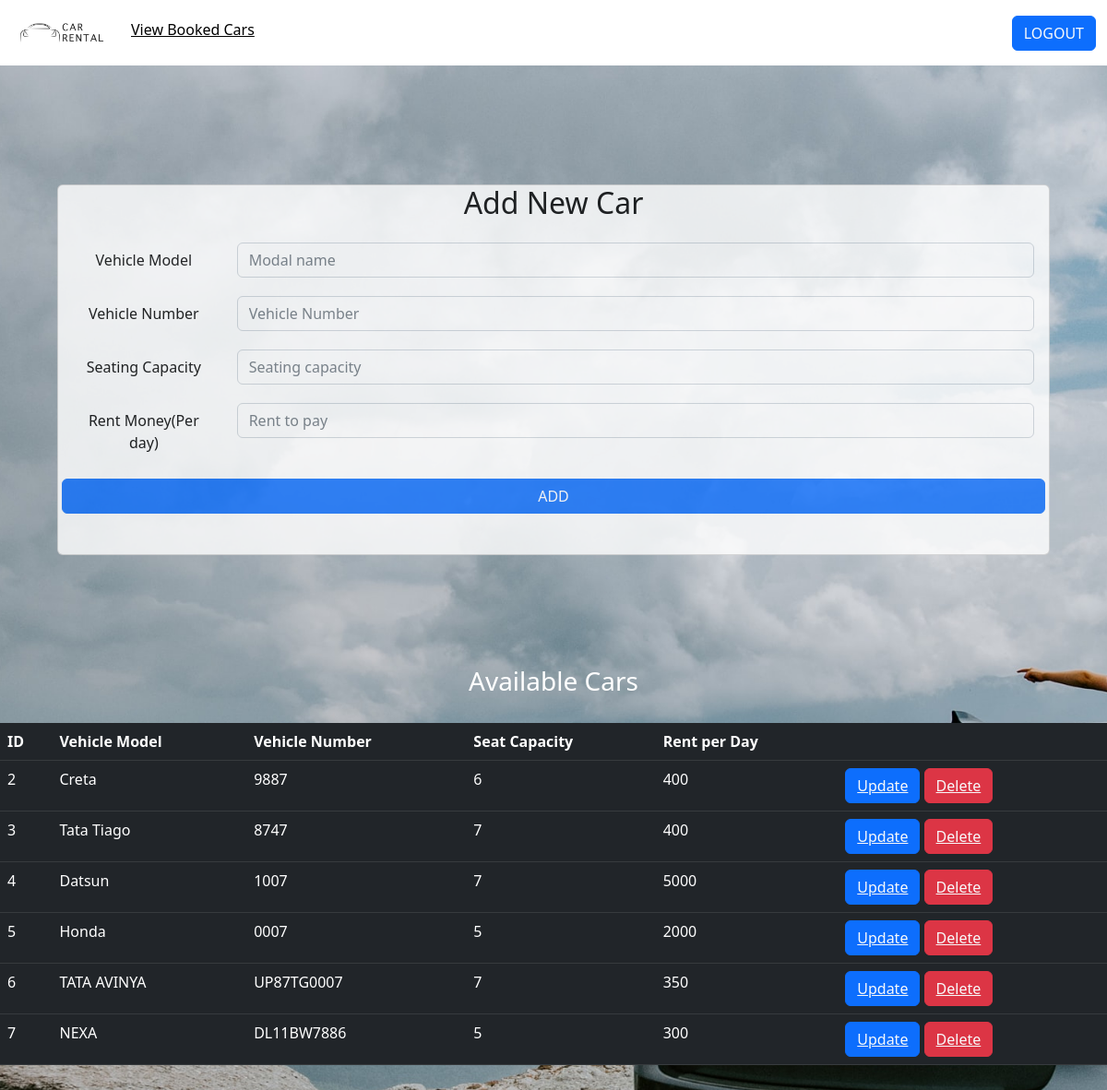
Page /agency/addNewCars.php on the committed database.
### tables this page shows
CREATE TABLE `cars` (
  `slno` int(100) NOT NULL,
  `model` varchar(100) NOT NULL,
  `number` varchar(10) NOT NULL,
  `seat` int(100) NOT NULL,
  `rent` int(100) NOT NULL
);

### agency/addNewCars.php (the view, shortened to what this page needs)
<!DOCTYPE html>
<html lang="en">
<head>
    <link rel="stylesheet" href="agency.css">
    <link href="https://cdn.jsdelivr.net/npm/bootstrap@5.2.0/dist/css/bootstrap.min.css" rel="stylesheet">
</head>
<body class="body">
    <nav class="navbar fixed-top navbar-expand-md">
        <div class="container-fluid">
            <ul class="navbar-nav">
                <li class="nav-item" style="margin-right: 20px ;">
                <a href="../index.php"> <img src="../images/logo.jpg" class="logo" width="110px"></img></a>
                </li>
                <li class="nav-item" style="margin-top: 12px;">
                    <a href="viewBookedCars.php" style="color: #000000; font-size:medium;">View Booked Cars</a>
                </li>
            </ul>
            <a class="text-light btn btn-primary" style="margin-left:20px;" href="../index.php">LOGOUT</a>
        </div>
    </nav>
    <div class="mainContainer">
        <div class="container" style="width: 1100px ; padding-top:100px;">
            <div class="card text-center"style="width: 1100px ;">
                <h2 class="card-title">Add New Car</h2>
                <div class="card-body">
                    <form method="POST">
                        <div class="form-group row">
                            <label for="model" class="col-sm-2 col-form-label">Vehicle Model</label>
                            <div class="col-sm-10">
                                <input type="text" class="form-control" id="model" placeholder="Modal name" name="model" required>
                            </div>
                        </div>
                        <div class="form-group row">
                            <label for="number" class="col-sm-2 col-form-label">Vehicle Number</label>
                            <div class="col-sm-10">
                                <input type="text" class="form-control" id="number" placeholder="Vehicle Number" name="number" required>
                            </div>
                        </div>
                        <div class="form-group row">
                            <label for="seat" class="col-sm-2 col-form-label">Seating Capacity</label>
                            <div class="col-sm-10">
                                <input type="seat" class="form-control" id="seat" placeholder="Seating capacity" name="seat" required>
                            </div>
                        </div>
                        <div class="form-group row">
                            <label for="rent" class="col-sm-2 col-form-label">Rent Money(Per day)</label>
                            <div class="col-sm-10">
                                <input type="rent" class="form-control" id="rent" placeholder="Rent to pay" name="rent" required>
                            </div>
                        </div>
                        <div class="row mb-2 text-center">
                            <button type="submit" class="btn btn-primary">ADD</button>
                        </div>
                    </form>
                </div>
            </div>
        </div>
        <div class="container2 " style="padding-bottom: 500px;">
            <h3 class="text-center" style="padding:20px; color:white">Available Cars </h3>
            <table class="table table-dark">
                <thead class="thead-dark">
                    <tr>
                        <th scope="col">ID</th>
                        <th scope="col">Vehicle Model</th>
                        <th scope="col">Vehicle Number</th>
                        <th scope="col">Seat Capacity</th>
                        <th scope="col">Rent per Day</th>
                        <th scope="col"></th>
                    </tr>
                </thead>
                <tbody>
                    <?php
                    include '../connection.php';
                    $sqlForView = "SELECT * FROM cars";
                    $result2 = mysqli_query($conn, $sqlForView);
                    while ($row = mysqli_fetch_assoc($result2)) {
                        echo ' <tr>
                        <td>' . $row["slno"] . '</td>
                <td>' . $row["model"] . '</td>
                <td>' . $row["number"] . '</td>
                <td>' . $row["seat"] . '</td>
                <td>' . $row["rent"] . '</td>
                <td><button class="btn btn-primary"><a href="update.php?updateId=' . $row["slno"] . ' " class="text-light">Update</a> </button>
                <button class="btn btn-danger"><a href="delete.php?deleteId=' . $row["slno"] . '" class="text-light">Delete</a>  </button></td>
                    </tr>';
                    }
                    ?>
                </tbody>
            </table>
        </div>
    </div>
</body>
</html>

### agency/agency.css (style rules this page uses)
.navbar { background-color: #ffffff; }
.body { background-image: url("../images/homebg.jpg"); background-size: cover; background-attachment: fixed; background-position: center; background-color: #000000; }
.container { display: flex; color: #000000; opacity: .8; margin-top: 100px; }
.logo { font-family: Arial, Helvetica, sans-serif; font-weight: bold; color: #d7e4e4; }
.container2 { color: #000000; margin-top: 100px; }
.row { margin: 20px; }

### rows in the picture
cars: slno "2", model "Creta", number "9887", seat "6", rent "400"
cars: slno "3", model "Tata Tiago", number "8747", seat "7", rent "400"
cars: slno "4", model "Datsun", number "1007", seat "7", rent "5000"
cars: slno "5", model "Honda", number "0007", seat "5", rent "2000"
cars: slno "6", model "TATA AVINYA", number "UP87TG0007", seat "7", rent "350"
cars: slno "7", model "NEXA", number "DL11BW7886", seat "5", rent "300"
